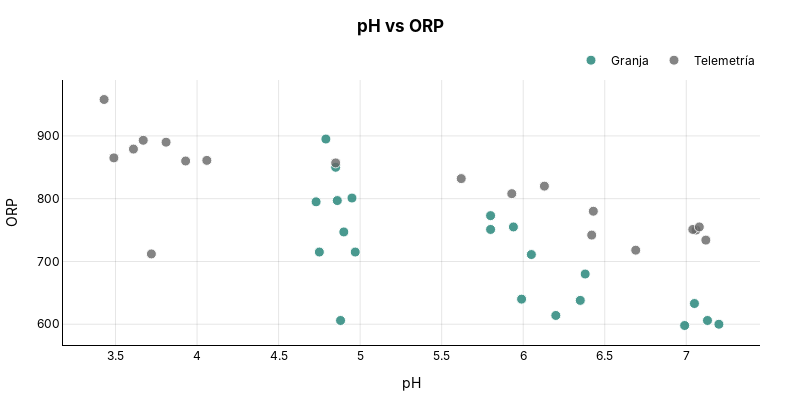

Notebook cell for this chart:
### Code cell
plot_scatter(
    df=df_transformado,
    x_col="ph",
    y_col="orp",
    group_col="categoria",
    x_title="pH",
    y_title="ORP",
    title="pH vs ORP",
    width=800,
    height=400,
)

### Figure 1 — Plotly figure (JSON) as saved in the notebook; plotly's stock layout.template omitted (floating-point values rounded to 4 significant figures)
{"data": [{"customdata": [["4.95", "801.0", "Granja"], ["5.8", "751.0", "Granja"], ["5.8", "773.0", "Granja"], ["6.05", "711.0", "Granja"], ["5.99", "640.0", "Granja"], ["6.38", "680.0", "Granja"], ["6.2", "614.0", "Granja"], ["4.88", "606.0", "Granja"], ["6.35", "638.0", "Granja"], ["7.05", "633.0", "Granja"], ["7.2", "600.0", "Granja"], ["6.99", "598.0", "Granja"], ["7.13", "606.0", "Granja"], ["4.9", "747.0", "Granja"], ["4.97", "715.0", "Granja"], ["4.73", "795.0", "Granja"], ["4.75", "715.0", "Granja"], ["4.86", "797.0", "Granja"], ["4.79", "895.0", "Granja"], ["5.94", "755.0", "Granja"], ["4.85", "850.0", "Granja"]], "hovertemplate": "<b>categoria:</b> %{customdata[2]}<br><b>pH:</b> %{customdata[0]}<br><b>ORP:</b> %{customdata[1]}<extra></extra>", "marker": {"color": "#1C8074", "line": {"color": "white", "width": 1}, "opacity": 0.8, "size": 10, "sizemode": "diameter", "sizeref": 1}, "mode": "markers", "name": "Granja", "type": "scatter", "x": [4.95, 5.8, 5.8, 6.05, 5.99, 6.38, 6.2, 4.88, 6.35, 7.05, 7.2, 6.99, 7.13, 4.9, 4.97, 4.73, 4.75, 4.86, 4.79, 5.94, 4.85], "y": [801, 751, 773, 711, 640, 680, 614, 606, 638, 633, 600, 598, 606, 747, 715, 795, 715, 797, 895, 755, 850]}, {"customdata": [["4.85", "857.0", "Telemetría"], ["5.62", "832.0", "Telemetría"], ["5.93", "808.0", "Telemetría"], ["6.43", "780.0", "Telemetría"], ["6.69", "718.0", "Telemetría"], ["3.72", "712.0", "Telemetría"], ["6.42", "742.0", "Telemetría"], ["7.06", "750.0", "Telemetría"], ["7.04", "751.0", "Telemetría"], ["7.12", "734.0", "Telemetría"], ["7.08", "755.0", "Telemetría"], ["3.93", "860.0", "Telemetría"], ["4.06", "861.0", "Telemetría"], ["3.49", "865.0", "Telemetría"], ["3.61", "879.0", "Telemetría"], ["3.81", "890.0", "Telemetría"], ["3.43", "958.0", "Telemetría"], ["6.13", "820.0", "Telemetría"], ["3.67", "893.0", "Telemetría"]], "hovertemplate": "<b>categoria:</b> %{customdata[2]}<br><b>pH:</b> %{customdata[0]}<br><b>ORP:</b> %{customdata[1]}<extra></extra>", "marker": {"color": "#666666", "line": {"color": "white", "width": 1}, "opacity": 0.8, "size": 10, "sizemode": "diameter", "sizeref": 1}, "mode": "markers", "name": "Telemetría", "type": "scatter", "x": [4.85, 5.62, 5.93, 6.43, 6.69, 3.72, 6.42, 7.06, 7.04, 7.12, 7.08, 3.93, 4.06, 3.49, 3.61, 3.81, 3.43, 6.13, 3.67], "y": [857, 832, 808, 780, 718, 712, 742, 750, 751, 734, 755, 860, 861, 865, 879, 890, 958, 820, 893]}], "layout": {"font": {"color": "black", "family": "Inter, Arial, sans-serif"}, "height": 400, "legend": {"orientation": "h", "title": {"text": ""}, "x": 1, "xanchor": "right", "y": 1.02, "yanchor": "bottom"}, "margin": {"b": 40, "l": 40, "r": 40, "t": 80}, "paper_bgcolor": "rgba(0,0,0,0)", "plot_bgcolor": "rgba(0,0,0,0)", "title": {"text": "<b>pH vs ORP<b>", "x": 0.5, "xanchor": "center", "y": 0.95, "yanchor": "top"}, "width": 800, "xaxis": {"gridcolor": "rgba(0,0,0,0.1)", "linecolor": "black", "showgrid": true, "showline": true, "title": {"text": "pH"}}, "yaxis": {"gridcolor": "rgba(0,0,0,0.1)", "linecolor": "black", "showgrid": true, "showline": true, "title": {"text": "ORP"}}}}
